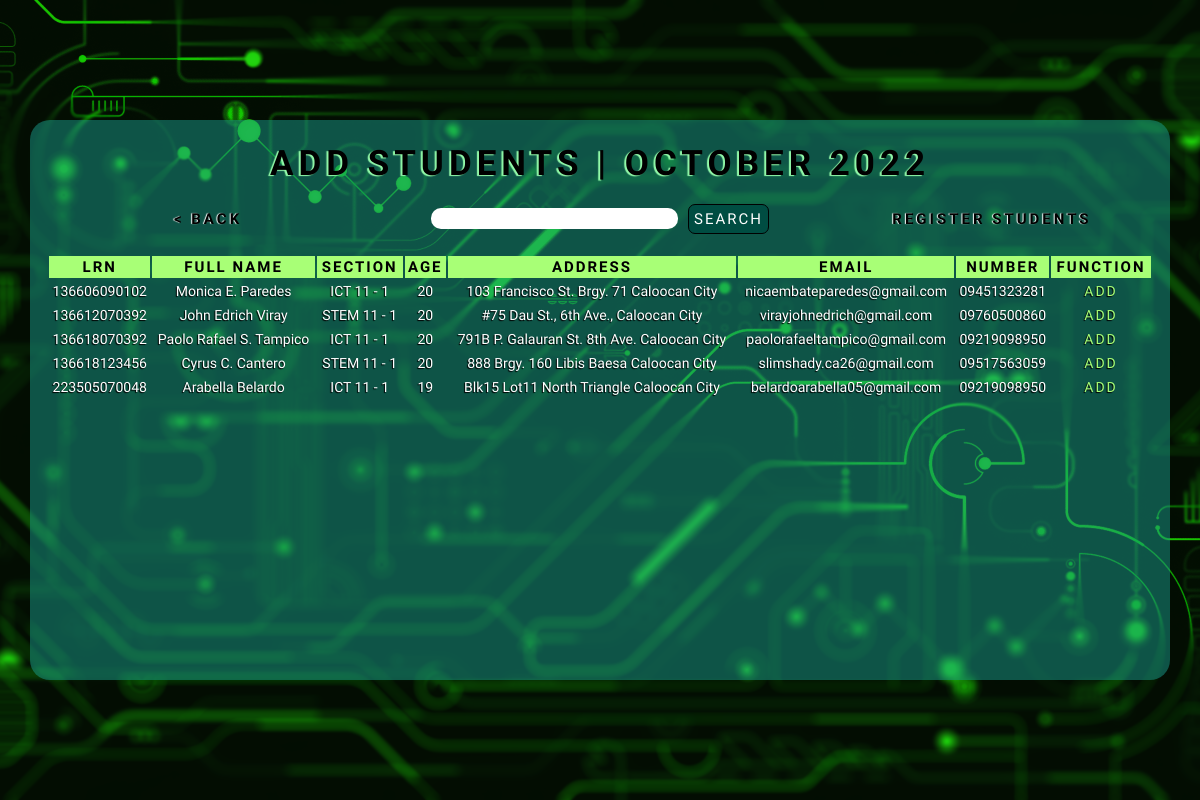
The app's page /grade11/addStudentsOctober2022.php, older data.
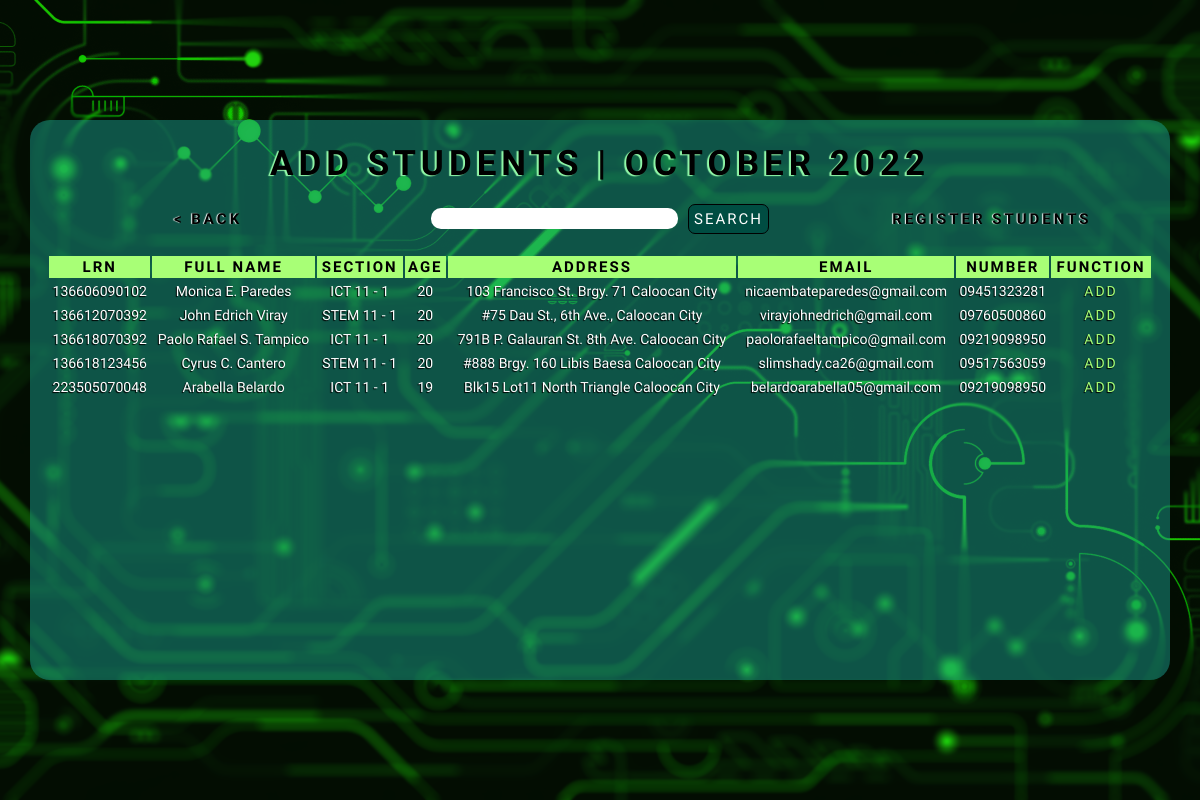
The same page, newer data.
### tables this page shows
CREATE TABLE `students` (
  `lrn` varchar(30) NOT NULL,
  `name` varchar(50) NOT NULL,
  `section` varchar(50) NOT NULL,
  `age` int(5) NOT NULL,
  `address` varchar(100) NOT NULL,
  `email` varchar(50) DEFAULT NULL,
  `contact_number` varchar(15) DEFAULT NULL,
  `timestamp` timestamp NOT NULL DEFAULT current_timestamp()
);

### databaseConnection.php (called while the page is built)
<?php
    function databaseConnection() {
        $dbHost = 'localhost';
        $dbName = 'samsdb';
        $dbUsername = 'root';
        $dbPassword = '';
        $connection = mysqli_connect($dbHost,$dbUsername,$dbPassword,$dbName);
        return $connection;
    }
?>

### grade11/addStudentsOctober2022.php (the view, shortened to what this page needs)
<?php
   require_once "../databaseConnection.php";
   $studentRowSql = "SELECT * FROM students";
   $studentRowResult = databaseConnection()->query($studentRowSql) or die (databaseConnection()->error);
   $studentRow = $studentRowResult->fetch_assoc();
?>
<!DOCTYPE html>
    <html lang="en">
    <head>
        <link rel="stylesheet" href="../styles/addStudents.css?v=<?php echo time(); ?>">
    </head>
    <body>
        <div class="studentProfile">
            <div class="profileContainer">
                <h3 class="title">Add Students | October 2022 </h3>
                <div class="navigate">
                    <h3><a href="/Sams/grade11/grade11october2022.php">< Back</a></h3>
                    <form action="searchStudent.php" method="get">
                        <input type="text" name="search">
                        <button type="submit">Search</button>
                    </form>
                    <h3><a href="registerStudents.php">Register Students</a></h3>
                </div>
                <table>
                    <tr>
                        <th class="lrn">LRN</th>
                        <th class="name">Full Name</th>
                        <th class="section">Section</th>
                        <th class="age">Age</th>
                        <th class="address">Address</th>
                        <th class="email">Email</th>
                        <th class="number">Number</th>
                        <th class="function">Function</th>
                    </tr>
                    <?php do{ ?>
                        <tr>
                            <td class="lrn"><?php echo $studentRow['lrn']; ?></td>
                            <td class="name"><?php echo $studentRow['name']; ?></td>
                            <td class="section"><?php echo $studentRow['section']; ?></td>
                            <td class="age"><?php echo $studentRow['age']; ?></td>
                            <td class="address"><?php echo $studentRow['address']; ?></td>
                            <td class="email"><?php echo $studentRow['email']; ?></td>
                            <td class="number"><?php echo $studentRow['contact_number']; ?></td>
                            <td class="function">
                                    <a href="studentAddedOctober2022.php?ID=<?php echo $studentRow['lrn']; ?>">Add</a>
                        </tr>
                    <?php } while($studentRow = $studentRowResult->fetch_assoc())?>
                </table>
            </div>
        </div>
    </body>
</html>

### styles/addStudents.css (style rules this page uses)
* { box-sizing: border-box; padding: 0; margin: 0; }
div.studentProfile { font-family: "Tomorrow", sans-serif; width: 100%; height: 100vh; background-image: url("../assets/loginBg02.png"); background-repeat: no-repeat; background-size: cover; background-position: center; display: flex; justify-content: center; align-items: center; }
div.studentProfile div.profileContainer { overflow-x: auto; display: flex; justify-content: start; align-items: center; flex-direction: column; gap: 20px; width: 95%; height: 70%; background-color: rgb(26, 156, 139, 0.5); border-radius: 20px; }
div.studentProfile div h3.title { margin-top: 2%; text-transform: uppercase; font-size: 40px; text-shadow: -2px 1px 1px rgb(148, 252, 171); color: black; letter-spacing: 5px; }
div.studentProfile div div form { gap: 10px; display: flex; align-items: center; justify-content: center; width: 40%; }
div.studentProfile div div.navigate { display: flex; align-items: center; justify-content: space-around; flex-direction: row; width: 100%; }
div.studentProfile div div.navigate h3 { font-family: "Tomorrow", sans-serif; font-size: 20px; width: 33.3%; text-shadow: -1px 0px 1px white; text-align: center; text-transform: uppercase; letter-spacing: 3px; }
div.studentProfile div div.navigate a { color: black; text-decoration: none; }
div.studentProfile div div form input { text-align: center; font-family: "Tomorrow", sans-serif; font-size: 23px; border-radius: 10px; align-self: center; background-color: white; border: 0px solid black; }
div.studentProfile div div form button { font-family: "Tomorrow", sans-serif; text-transform: uppercase; font-size: 20px; letter-spacing: 2px; padding: 5px; border-radius: 7px; border: 1px solid black; background-color: rgb(0, 77, 66); color: white; }
div.studentProfile div table { width: 97%; }
div.studentProfile div table tr th { padding: 2px; font-size: 20px; text-transform: uppercase; letter-spacing: 3px; background-color: rgb(168, 255, 118); }
div.studentProfile div table tr td { padding: 3px 0px; text-transform: lowercase; text-shadow: -1px 1px 1px black; color: white; text-align: center; }
div.studentProfile div table tr td.name, div.studentProfile div table tr td.address { text-transform: capitalize; }
div.studentProfile div table tr td.section, div.studentProfile div table tr td.function { text-transform: uppercase; }
div.studentProfile div table tr a { text-decoration: none; color: rgb(168, 255, 118); letter-spacing: 2px; cursor: pointer; }
@media screen and (max-width: 1366px) { .title { font-size: smaller; } }
@media screen and (max-width: 1366px) { div.studentProfile div h3.title { font-size: 35px; } }
@media screen and (max-width: 1366px) { div.studentProfile div table tr th { font-size: 15px; letter-spacing: 2px; } }
@media screen and (max-width: 1366px) { div.studentProfile div table tr td { padding: 3px 0px; font-size: 14px; } }
@media screen and (max-width: 1366px) { div.studentProfile div div.navigate h3 { font-family: "Tomorrow", sans-serif; font-size: 15px; letter-spacing: 3px; } }
@media screen and (max-width: 1366px) { div.studentProfile div div form button { font-size: 15px; letter-spacing: 2px; } }
@media screen and (max-width: 1366px) { div.studentProfile div div form input { font-size: 18px; letter-spacing: 2px; } }

Row changes from the older to the newer data that the page shows:
changed students "Cyrus C. Cantero": address "888 Brgy. 160 Libis Baesa Caloocan City" → "#888 Brgy. 160 Libis Baesa Caloocan City"
